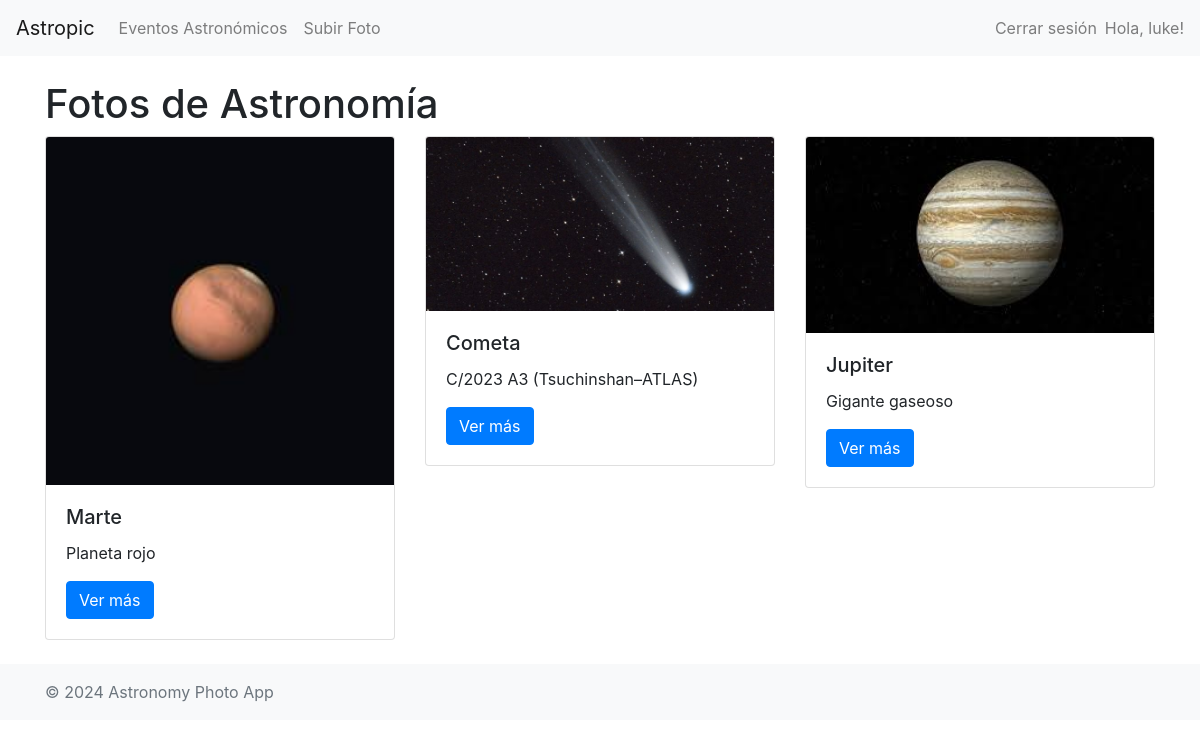
The app's page / (signed in) with its own data.
### astropic/models.py (models this page shows, shortened)
class Photo(models.Model):
    title = models.CharField(max_length=255)
    description = models.TextField(blank=True)
    image = models.ImageField(upload_to='photos/', blank=True)
    user = models.ForeignKey(User, on_delete=models.CASCADE)
    event = models.ForeignKey('AstronomicalEvent', null=True, blank=True, on_delete=models.SET_NULL)
    created_at = models.DateTimeField(auto_now_add=True)

### astropic/views.py (the view)
# urls.py: path('', PhotoListView.as_view(), name='photo-list'),
class PhotoListView(ListView):
    model = Photo
    template_name = 'photos/photo_list.html'
    context_object_name = 'photos'
    paginate_by = 12

### astropic/templates/photos/photo_list.html (shortened to what this page needs)
{% extends 'base.html' %}
{% block content %}
    <h1>Fotos de Astronomía</h1>
    <div class="row">
        {% for photo in photos %}
            <div class="col-md-4 mb-4">
                <div class="card">
                    <img src="{{ photo.image.url }}" class="card-img-top" alt="{{ photo.title }}">
                    <div class="card-body">
                        <h5 class="card-title">{{ photo.title }}</h5>
                        <p class="card-text">{{ photo.description|truncatewords:20 }}</p>
                        <a href="{% url 'photo-detail' photo.pk %}" class="btn btn-primary">Ver más</a>
                    </div>
                </div>
            </div>
        {% empty %}
            <p>No hay fotos disponibles.</p>
        {% endfor %}
    </div>
{% endblock %}

### astropic/templates/base.html (shortened to what this page needs)
<!DOCTYPE html>
<html lang="es">
<head>
    <link rel="stylesheet" href="https://maxcdn.bootstrapcdn.com/bootstrap/4.5.2/css/bootstrap.min.css">
</head>
<body>
    <nav class="navbar navbar-expand-lg navbar-light bg-light">
        <a class="navbar-brand" href="{% url 'photo-list' %}">Astropic</a>
        <div class="collapse navbar-collapse" id="navbarNav">
            <ul class="navbar-nav mr-auto">
                <li class="nav-item">
                    <a class="nav-link" href="{% url 'event-list' %}">Eventos Astronómicos</a>
                </li>
                {% if user.is_authenticated %}
                    <li class="nav-item">
                        <a class="nav-link" href="{% url 'photo-create' %}">Subir Foto</a>
                    </li>
                {% endif %}
            </ul>
            <ul class="navbar-nav ml-auto">
                {% if user.is_authenticated %}
                    <li class="nav-item">
                        <form method="post" action="{% url 'logout' %}" style="display:inline;">
                            <button type="submit" class="btn btn-link nav-link" style="border:none; background:none;">Cerrar sesión</button>
                        </form>
                    </li>
                    <li class="nav-item">
                        <span class="navbar-text">Hola, {{ user.username }}!</span>
                    </li>
                {% endif %}
            </ul>
        </div>
    </nav>
    <div class="container mt-4">
        {% block content %}{% endblock %}
    </div>
    <footer class="footer mt-auto py-3 bg-light">
        <div class="container">
            <span class="text-muted">© 2024 Astronomy Photo App</span>
        </div>
    </footer>
</body>
</html>

### records on screen
Photo: image (picture), title "Marte", description "Planeta rojo"
Photo: image (picture), title "Cometa", description "C/2023 A3 (Tsuchinshan–ATLAS)"
Photo: image (picture), title "Jupiter", description "Gigante gaseoso"

### other values on screen
{{ user.username }} "luke"
